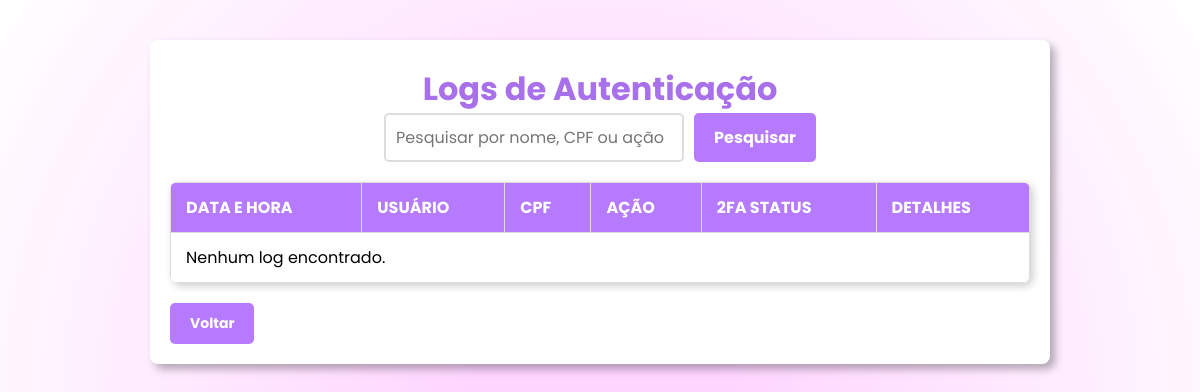
Page /log.php (signed in) on the earlier database version.
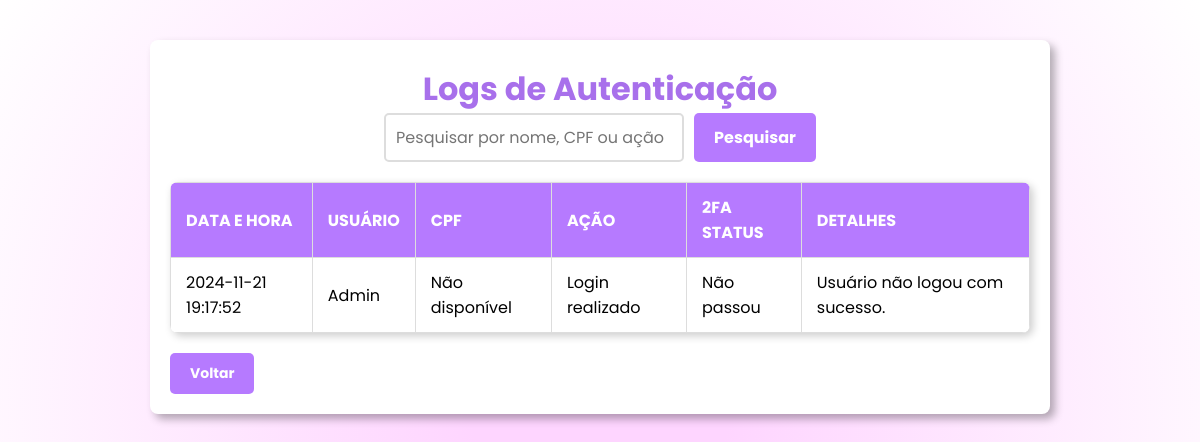
Same page on the later database version.
### tables this page shows
CREATE TABLE `logs` (
  `id` int(11) NOT NULL,
  `usuario_id` int(11) DEFAULT NULL,
  `acao` varchar(255) NOT NULL,
  `detalhes` text DEFAULT NULL,
  `data_hora` datetime DEFAULT current_timestamp()
);

CREATE TABLE `usuarios` (
  `id` int(11) NOT NULL,
  `nome` varchar(100) NOT NULL,
  `email` varchar(100) NOT NULL,
  `senha` varchar(255) NOT NULL,
  `pergunta1` varchar(255) DEFAULT NULL,
  `resposta1` varchar(255) DEFAULT NULL,
  `resposta2` varchar(255) DEFAULT NULL,
  `pergunta2` varchar(255) DEFAULT NULL,
  `pergunta3` varchar(255) DEFAULT NULL,
  `resposta3` varchar(255) DEFAULT NULL,
  `data_nascimento` date NOT NULL,
  `sexo` varchar(255) DEFAULT NULL,
  `nome_materno` varchar(255) DEFAULT NULL,
  `cpf` int(11) DEFAULT NULL,
  `telefone_celular` int(11) DEFAULT NULL,
  `telefone_fixo` int(11) DEFAULT NULL,
  `cep` int(11) DEFAULT NULL,
  `endereco_completo` varchar(255) DEFAULT NULL,
  `login` varchar(100) DEFAULT NULL,
  `tipo_usuario` enum('master','comum') DEFAULT 'comum'
);

### log.php (the view, shortened to what this page needs)
<?php
require 'db.php';
$pesquisa = isset($_GET['pesquisa']) ? $_GET['pesquisa'] : '';
$sql = "SELECT l.*, u.nome AS usuario_nome, u.cpf AS usuario_cpf
        FROM logs l
        LEFT JOIN usuarios u ON l.usuario_id = u.id
        WHERE (u.nome LIKE :pesquisa OR u.cpf LIKE :pesquisa OR l.acao LIKE :pesquisa)
        ORDER BY l.data_hora DESC";
$stmt = $pdo->prepare($sql);
$stmt->execute([':pesquisa' => '%' . $pesquisa . '%']);
$logs = $stmt->fetchAll(PDO::FETCH_ASSOC);
?>
<!DOCTYPE html>
<html lang="pt-br">
<head>
</head>
<body>
    <div class="container">
        <h1>Logs de Autenticação</h1>
        <form method="GET">
            <input type="text" name="pesquisa" placeholder="Pesquisar por nome, CPF ou ação" value="<?= htmlspecialchars($pesquisa) ?>">
            <button type="submit">Pesquisar</button>
        </form>
        <table>
            <thead>
                <tr>
                    <th>Data e Hora</th>
                    <th>Usuário</th>
                    <th>CPF</th>
                    <th>Ação</th>
                    <th>2FA Status</th>
                    <th>Detalhes</th>
                </tr>
            </thead>
            <tbody>
    <?php if ($logs): ?>
        <?php foreach ($logs as $log): ?>
            <tr>
                <td><?= htmlspecialchars($log['data_hora']) ?></td>
                <td><?= htmlspecialchars($log['usuario_nome'] ?? 'Sistema') ?></td>
                <td><?= htmlspecialchars($log['usuario_cpf'] ?? 'Não disponível') ?></td>
                <td><?= htmlspecialchars($log['acao']) ?></td>
                <td><?= ($log['2fa_status'] == '1') ? 'Passou' : 'Não passou' ?></td>
<td>
    <?php
    if ($log['2fa_status'] == '0') {
        echo 'Usuário não logou com sucesso.';
    } else {
        echo htmlspecialchars($log['detalhes']) ?: 'Detalhes não disponíveis';
    }
    ?>
</td>
            </tr>
        <?php endforeach; ?>
    <?php else: ?>
        <tr>
            <td colspan="6">Nenhum log encontrado.</td>
        </tr>
    <?php endif; ?>
</tbody>
        </table>
        <a href="index.php" class="btn-back">Voltar</a>
    </div>
</body>
</html>

Differences in the rows shown:
added logs: data_hora "2024-11-21 19:17:52", usuario.nome "Admin", usuario.cpf "Não disponível", acao "Login realizado", 2fa_status "Não passou"
Other differences:
text no longer shown: "Nenhum log encontrado."
